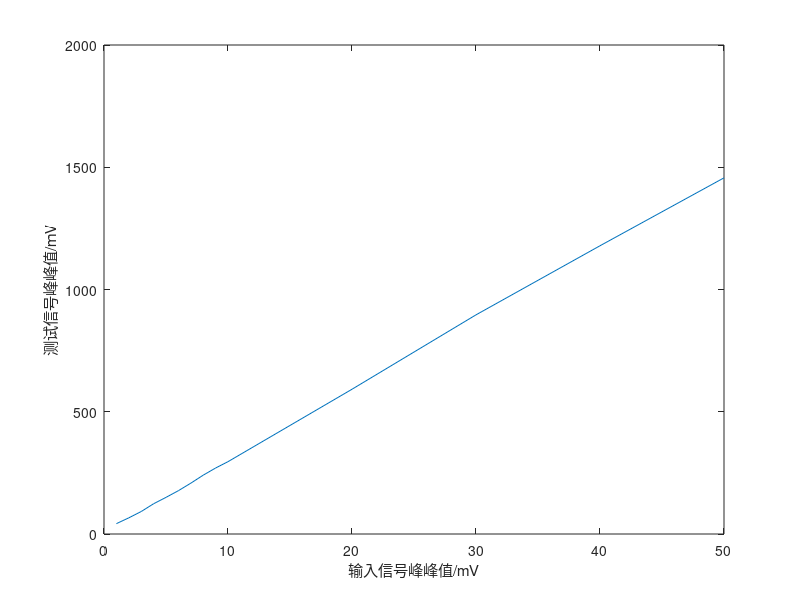

Reproduce this figure in MATLAB.
clc
clear
data=[1	42.37
2	66.1
3	91.89
4	123.72
5	149.82
6	177.18
7	207.87
8	240.58
9	269.88
10	295.84
20	592.06
30	896.32
40	1178.9
50	1456.66];

input=data(:,1);
output=data(:,2);
plot(input,output)
xlabel('输入信号峰峰值/mV')
ylabel('测试信号峰峰值/mV')


